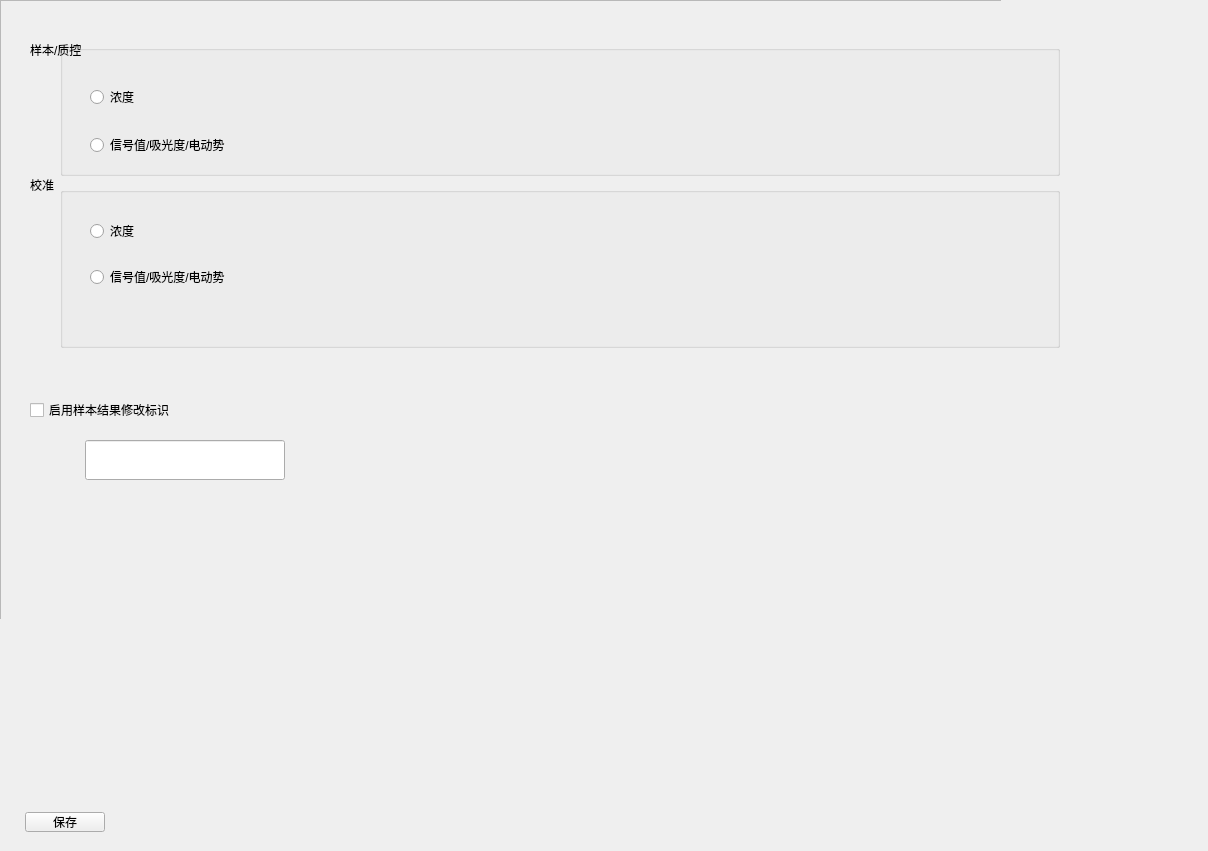
<?xml version="1.0" encoding="UTF-8"?>
<ui version="4.0">
 <class>QSampleResultSetting</class>
 <widget class="QWidget" name="QSampleResultSetting">
  <property name="geometry">
   <rect>
    <x>0</x>
    <y>0</y>
    <width>1208</width>
    <height>851</height>
   </rect>
  </property>
  <property name="windowTitle">
   <string notr="true">QSampleSetting</string>
  </property>
  <widget class="QPushButton" name="save_Button">
   <property name="geometry">
    <rect>
     <x>25</x>
     <y>812</y>
     <width>80</width>
     <height>20</height>
    </rect>
   </property>
   <property name="text">
    <string>保存</string>
   </property>
   <property name="buttons" stdset="0">
    <string notr="true">flat</string>
   </property>
  </widget>
  <widget class="QGroupBox" name="groupBox">
   <property name="geometry">
    <rect>
     <x>60</x>
     <y>45</y>
     <width>1000</width>
     <height>131</height>
    </rect>
   </property>
   <property name="title">
    <string/>
   </property>
   <widget class="QRadioButton" name="concSampleButton">
    <property name="geometry">
     <rect>
      <x>30</x>
      <y>32</y>
      <width>500</width>
      <height>40</height>
     </rect>
    </property>
    <property name="text">
     <string>浓度</string>
    </property>
   </widget>
   <widget class="QRadioButton" name="siganlSampleButton">
    <property name="geometry">
     <rect>
      <x>30</x>
      <y>80</y>
      <width>800</width>
      <height>40</height>
     </rect>
    </property>
    <property name="text">
     <string>信号值/吸光度/电动势</string>
    </property>
   </widget>
  </widget>
  <widget class="QGroupBox" name="groupBox_2">
   <property name="geometry">
    <rect>
     <x>60</x>
     <y>187</y>
     <width>1000</width>
     <height>161</height>
    </rect>
   </property>
   <property name="title">
    <string/>
   </property>
   <widget class="QRadioButton" name="concCalibrateButton">
    <property name="geometry">
     <rect>
      <x>30</x>
      <y>24</y>
      <width>500</width>
      <height>40</height>
     </rect>
    </property>
    <property name="text">
     <string>浓度</string>
    </property>
   </widget>
   <widget class="QRadioButton" name="siganlCalibrateButton">
    <property name="geometry">
     <rect>
      <x>30</x>
      <y>70</y>
      <width>800</width>
      <height>40</height>
     </rect>
    </property>
    <property name="text">
     <string>信号值/吸光度/电动势</string>
    </property>
   </widget>
  </widget>
  <widget class="QCheckBox" name="editFlagEnable">
   <property name="geometry">
    <rect>
     <x>30</x>
     <y>390</y>
     <width>1000</width>
     <height>40</height>
    </rect>
   </property>
   <property name="text">
    <string>启用样本结果修改标识</string>
   </property>
   <property name="checks" stdset="0">
    <string>push</string>
   </property>
  </widget>
  <widget class="QLineEdit" name="editFlagEdit">
   <property name="geometry">
    <rect>
     <x>85</x>
     <y>440</y>
     <width>200</width>
     <height>40</height>
    </rect>
   </property>
  </widget>
  <widget class="QLabel" name="label">
   <property name="geometry">
    <rect>
     <x>30</x>
     <y>30</y>
     <width>500</width>
     <height>40</height>
    </rect>
   </property>
   <property name="text">
    <string>样本/质控</string>
   </property>
  </widget>
  <widget class="QLabel" name="label_2">
   <property name="geometry">
    <rect>
     <x>30</x>
     <y>165</y>
     <width>500</width>
     <height>40</height>
    </rect>
   </property>
   <property name="text">
    <string>校准</string>
   </property>
  </widget>
  <widget class="QFrame" name="line_h_1">
   <property name="geometry">
    <rect>
     <x>0</x>
     <y>0</y>
     <width>1001</width>
     <height>1</height>
    </rect>
   </property>
   <property name="frameShape">
    <enum>QFrame::StyledPanel</enum>
   </property>
   <property name="frameShadow">
    <enum>QFrame::Raised</enum>
   </property>
   <property name="lines" stdset="0">
    <string>solid</string>
   </property>
  </widget>
  <widget class="QFrame" name="line_v_1">
   <property name="geometry">
    <rect>
     <x>0</x>
     <y>0</y>
     <width>1</width>
     <height>619</height>
    </rect>
   </property>
   <property name="frameShape">
    <enum>QFrame::StyledPanel</enum>
   </property>
   <property name="frameShadow">
    <enum>QFrame::Raised</enum>
   </property>
   <property name="lines" stdset="0">
    <string>solid</string>
   </property>
  </widget>
 </widget>
 <layoutdefault spacing="6" margin="11"/>
 <resources/>
 <connections/>
</ui>
